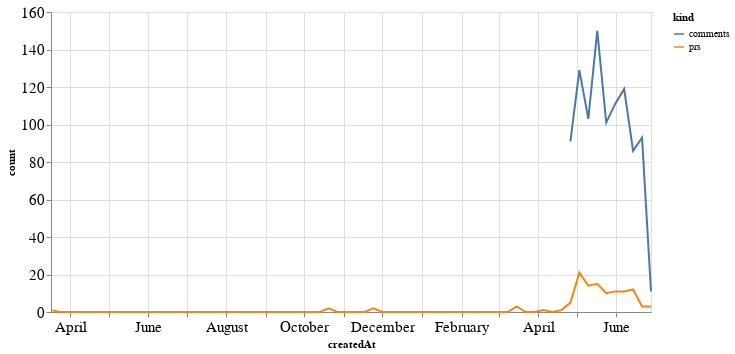

The notebook cell saved with this chart:
### Code cell
alt.Chart(total_time, width=600).mark_line().encode(
    x='createdAt',
    y='count',
    color='kind'
)

### Figure 1 — Vega-Lite specification as saved in the notebook (floating-point values rounded to 4 significant figures; data arrays with more than 128 entries replaced by an {"elided": "..."} marker saying what was removed)
{"config": {"axisLeft": {"labelFontSize": 15}, "axisBottom": {"labelFontSize": 15}}, "data": {"name": "data-1bff082d7328f9361567c8935283e2db"}, "mark": "line", "encoding": {"color": {"type": "nominal", "field": "kind"}, "x": {"type": "temporal", "field": "createdAt"}, "y": {"type": "quantitative", "field": "count"}}, "width": 600, "$schema": "https://vega.github.io/schema/vega-lite/v4.8.1.json", "datasets": {"data-1bff082d7328f9361567c8935283e2db": {"elided": "136 records"}}}
